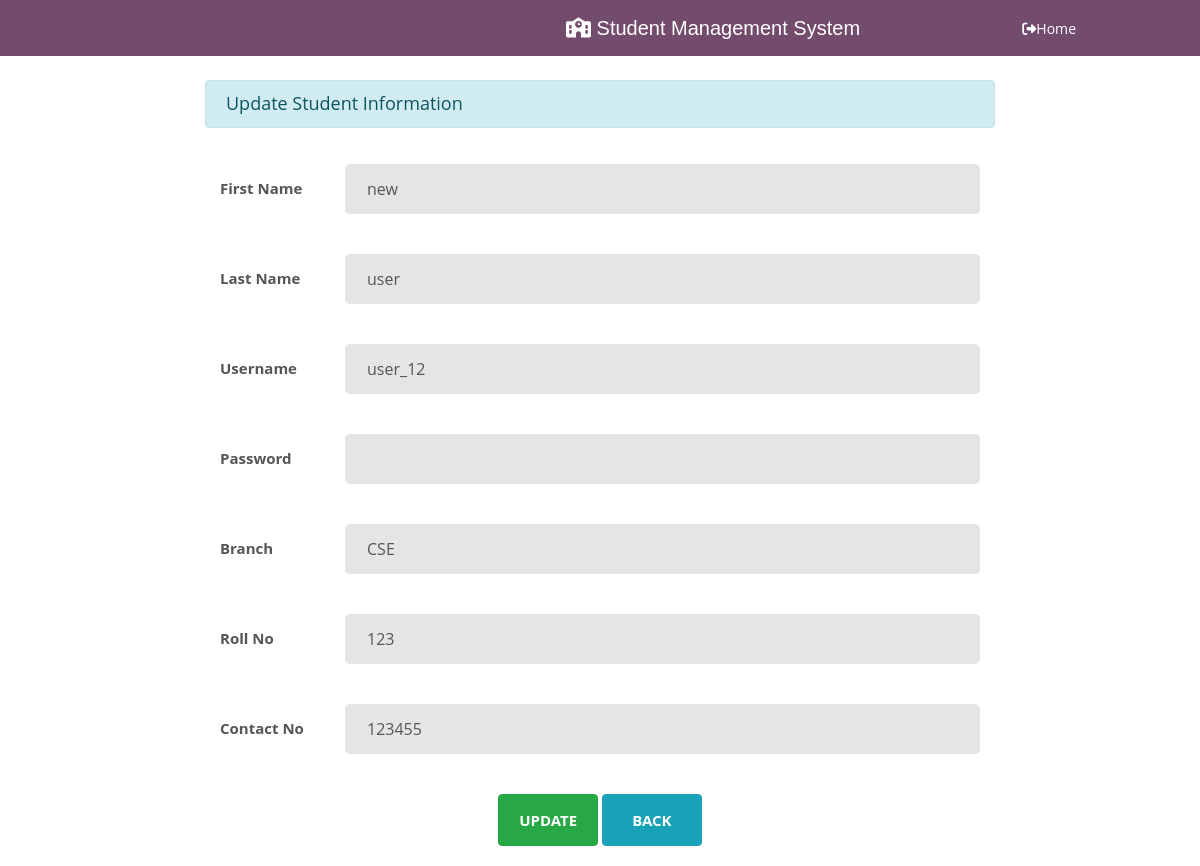
/update_info/17/, run on the app's committed database.
### enroll/models.py (models this page shows)
class Stundent(models.Model):
    Fname = models.CharField(max_length=70)
    Lname = models.CharField(max_length=70)
    username = models.CharField(max_length=70)
    password = models.CharField(max_length=100)
    branch = models.CharField(max_length=70)
    rollno = models.IntegerField()
    contactno = models.IntegerField()

### enroll/views.py (the view)
# urls.py: path('update_info/<int:id>/', views.update_data_for_student, name="update_data_for_student"),
def update_data_for_student(request, id):
    if request.method == 'POST':
        pi = Stundent.objects.get(pk=id)
        fm = StudentRegistration(request.POST, instance=pi)
        if fm.is_valid():
            fm.save()
            student=Stundent.objects.filter(pk=id)
            return render(request, 'enroll/student_details.html',{'stu':student})
    else:
        pi = Stundent.objects.get(pk=id)
        fm = StudentRegistration(instance=pi)
    return render(request, 'enroll/update_details_student.html', {'form':fm})

### enroll/templates/enroll/update_details_student.html (shortened to what this page needs)
{% extends 'enroll/home_all.html' %}
{% load static %}
{%block css %}<link rel="stylesheet" href="{% static 'enroll/css/bootstrap.css' %}" />{% endblock css %}
{% block content %}
<div class="row">
    <div class="col-sm-8 offset-2">
      <h4 class="alert alert-info" style="margin-top: 80px;">Update Student Information</h4>
      <div class="card-body">
        <form action="" method="POST">
          {% for field in form %}
          <div class="form-row">
              <div class="name {% if field.errors %}error{% endif %}">{{ field.label }}</div>
              <div class="value">
                  <div class="input-group">
                      {{ field }}
                  </div>
              </div>
          </div>
          {% endfor %}
          <center>
            <input type="submit" class="btn btn-success" value="Update" style="width: 100px; padding: 0px;" />
            <a href="{% url 'changed_details' form.username.value %}" class="btn btn-info" style="width: 100px; padding: 0px;">Back</a>
              </center>
      </form>
    </div>
  </div>
{% endblock content %}

### enroll/static/enroll/css/main.css (style rules this page uses)
.row { display: -webkit-box; display: -webkit-flex; display: -moz-box; display: -ms-flexbox; display: flex; -webkit-flex-wrap: wrap; -ms-flex-wrap: wrap; flex-wrap: wrap; }
.form-row { display: -webkit-box; display: -webkit-flex; display: -moz-box; display: -ms-flexbox; display: flex; -webkit-flex-wrap: wrap; -ms-flex-wrap: wrap; flex-wrap: wrap; -webkit-box-align: center; -webkit-align-items: center; -moz-box-align: center; -ms-flex-align: center; align-items: center; margin-bottom: 40px; }
.form-row .name { width: 125px; color: #555; font-size: 15px; font-weight: 700; }
.form-row .value { width: -webkit-calc(100% - 125px); width: -moz-calc(100% - 125px); width: calc(100% - 125px); }
html { -webkit-box-sizing: border-box; -moz-box-sizing: border-box; box-sizing: border-box; }
* { padding: 0; margin: 0; }
*, *:before, *:after { -webkit-box-sizing: inherit; -moz-box-sizing: inherit; box-sizing: inherit; }
body, h1, h2, h3, h4, h5, h6, blockquote, p, pre, dl, dd, ol, ul, figure, hr, fieldset, legend { margin: 0; padding: 0; }
body { font-family: "Open Sans", "Arial", "Helvetica Neue", sans-serif; font-weight: 400; font-size: 14px; }
h1, h2, h3, h4, h5, h6 { font-weight: 400; }
h4 { font-size: 18px; }
.btn { display: inline-block; line-height: 50px; padding: 0 50px; -webkit-transition: all 0.4s ease; -o-transition: all 0.4s ease; -moz-transition: all 0.4s ease; transition: all 0.4s ease; cursor: pointer; font-size: 15px; text-transform: uppercase; font-weight: 700; color: #fff; font-family: inherit; }
input { outline: none; margin: 0; border: none; -webkit-box-shadow: none; -moz-box-shadow: none; box-shadow: none; width: 100%; font-size: 14px; font-family: inherit; }
.input--style-5 { background: #e5e5e5; line-height: 50px; -webkit-border-radius: 5px; -moz-border-radius: 5px; border-radius: 5px; padding: 0 22px; font-size: 16px; color: #555; }
.input-group { position: relative; margin: 0; }

### data on the page
Stundent: form "new" "user" "user_12" "CSE" "123" "123455"

### other printed values
{{ field.label }} "First Name" "Last Name" "Username" "Password" "Branch" "Roll No" "Contact No"
